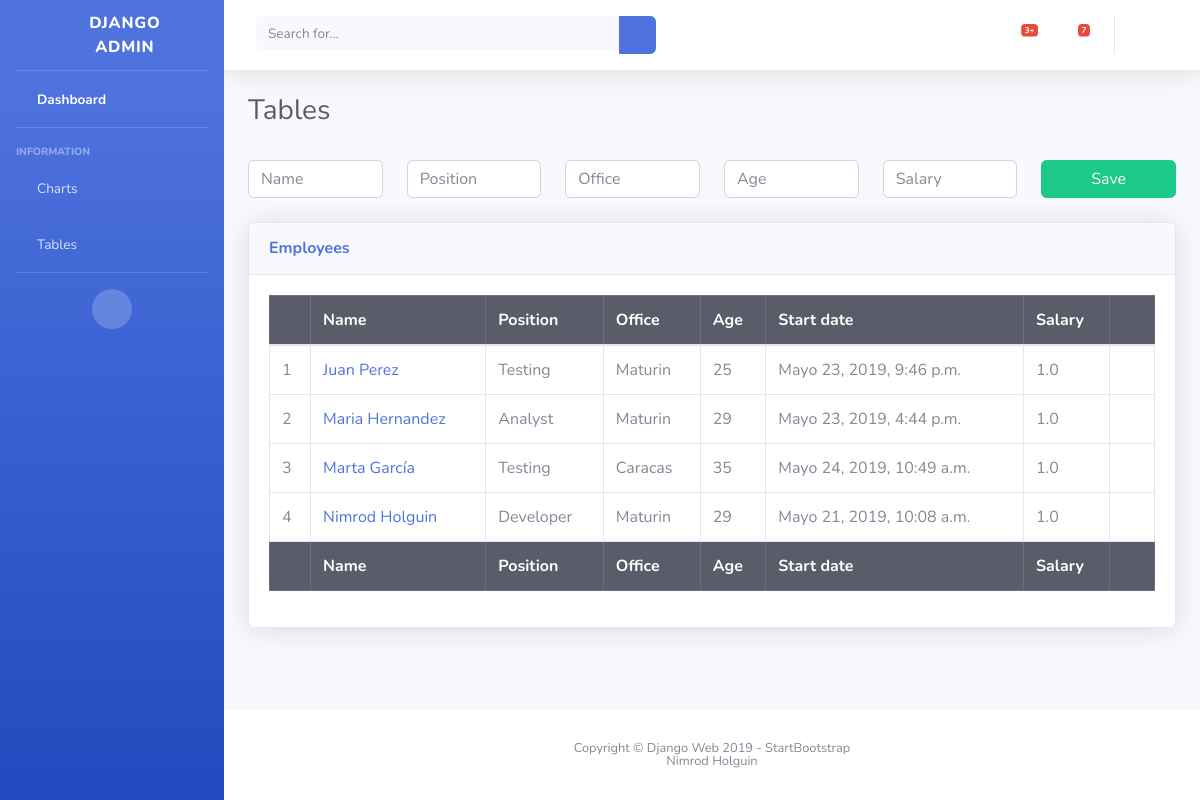
The app's page /user/logged_in/table with its own data.
### web/models.py (models this page shows)
class Empleado(models.Model):
    id = models.AutoField(primary_key=True)
    nombre = models.CharField(max_length=200)
    posicion = models.CharField(max_length=200)
    oficina = models.CharField(max_length=200)
    edad = models.IntegerField()
    inicio = models.DateTimeField(default=timezone.now)
    salario = models.FloatField()

### web/views.py (the view)
# urls.py: path('user/logged_in/table', views.table, name='table'),
def table(request):
    if request.method == 'POST':
        form = EmployeeForm(request.POST)
        if form.is_valid():
            form.save()
    else:
        form = EmployeeForm()
    empleados = Empleado.objects.filter(inicio__lte=timezone.now()).order_by('nombre')
    return render(request, 'web/table.html', {'empleados':empleados,'form':EmployeeForm})

### web/templates/web/table.html (shortened to what this page needs)
{% extends 'web/base_home.html' %}
  {% block main %}
    <h1 class="h3 mb-2 text-gray-800">Tables</h1>
    <br />
    <form method="post" enctype="multipart/form-data" >
      <div class="row">
        {% for fields in form %}
          <div class="col">
            {{fields}}
          </div>
        {% endfor %}
        <div class="col">
          <button type="submit" class="btn btn-success btn-block">Save</button>
        </div>
      </div>
    </form>
    <br />
    <div class="card shadow mb-4">
      <div class="card-header py-3">
        <h6 class="m-0 font-weight-bold text-primary">Employees</h6>
      </div>
      <div class="card-body">
        {% if not empleados %}
          <h2>Not data found</h2>
        {% else %}
          <div class="table-responsive">
            <table class="table table-bordered table-hover" id="dataTable" width="100%" cellspacing="0">
              <thead class="table-dark">
                <tr>
                  <th></th>
                  <th>Name</th>
                  <th>Position</th>
                  <th>Office</th>
                  <th>Age</th>
                  <th>Start date</th>
                  <th>Salary</th>
                  <th></th>
                </tr>
              </thead>
              <tfoot class="table-dark">
                <tr>
                  <th></th>
                  <th>Name</th>
                  <th>Position</th>
                  <th>Office</th>
                  <th>Age</th>
                  <th>Start date</th>
                  <th>Salary</th>
                  <th></th>
                </tr>
              </tfoot>
              <tbody>
                {% for emp in empleados %}
                  <tr>
                    <td>{{ forloop.counter }}</td>
                    <td><a href="{% url 'edit_employee' pk=emp.pk %}">{{ emp.nombre }}</a></td>
                    <td>{{ emp.posicion }}</td>
                    <td>{{ emp.oficina }}</td>
                    <td>{{ emp.edad }}</td>
                    <td>{{ emp.inicio }}</td>
                    <td>{{ emp.salario }}</td>
                    <td class="text-center">
                      <a href="{% url 'delete_employee' pk=emp.pk %}"><i class="fas fa-trash-alt text-danger"></i></a>
                    </td>
                  </tr>
                {% endfor %}
              </tbody>
            </table>
          </div>
        {% endif %}
      </div>
    </div>
  {% endblock %}

### records on screen
Empleado: nombre "Juan Perez", posicion "Testing", oficina "Maturin", edad "25", inicio "Mayo 23, 2019, 9:46 p.m.", salario "1.0"
Empleado: nombre "Maria Hernandez", posicion "Analyst", oficina "Maturin", edad "29", inicio "Mayo 23, 2019, 4:44 p.m.", salario "1.0"
Empleado: nombre "Marta García", posicion "Testing", oficina "Caracas", edad "35", inicio "Mayo 24, 2019, 10:49 a.m.", salario "1.0"
Empleado: nombre "Nimrod Holguin", posicion "Developer", oficina "Maturin", edad "29", inicio "Mayo 21, 2019, 10:08 a.m.", salario "1.0"
